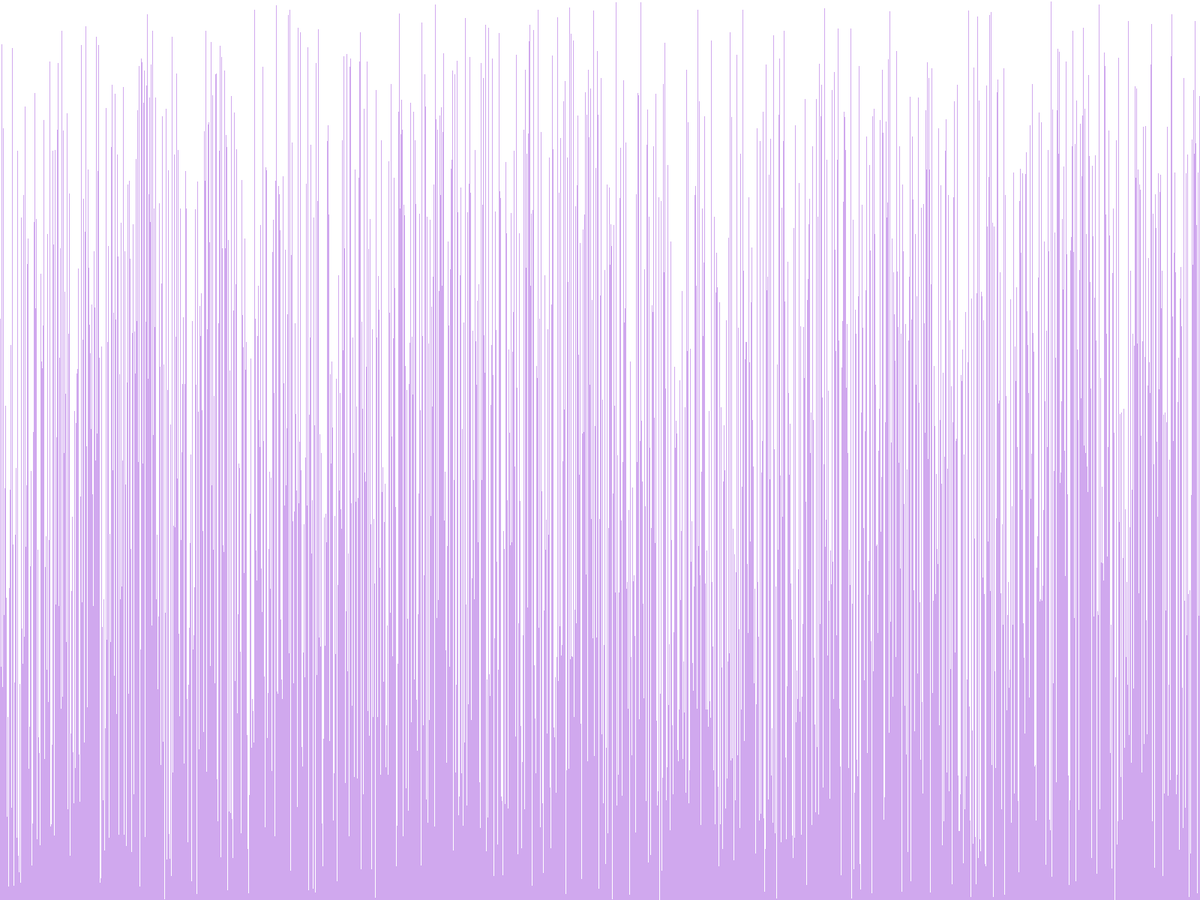
Frame 1 (no input)
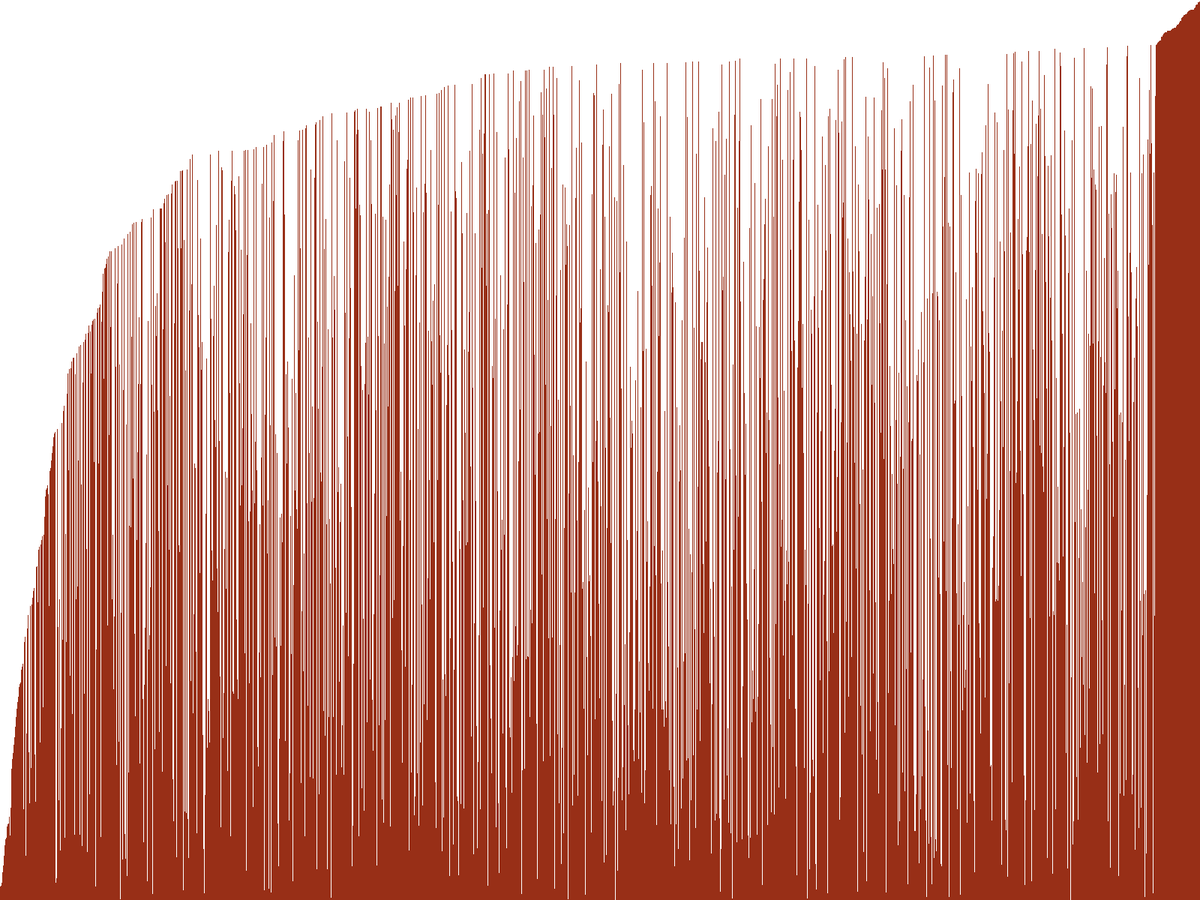
Frame 60 (the mouse pressed at the canvas centre just before this capture)
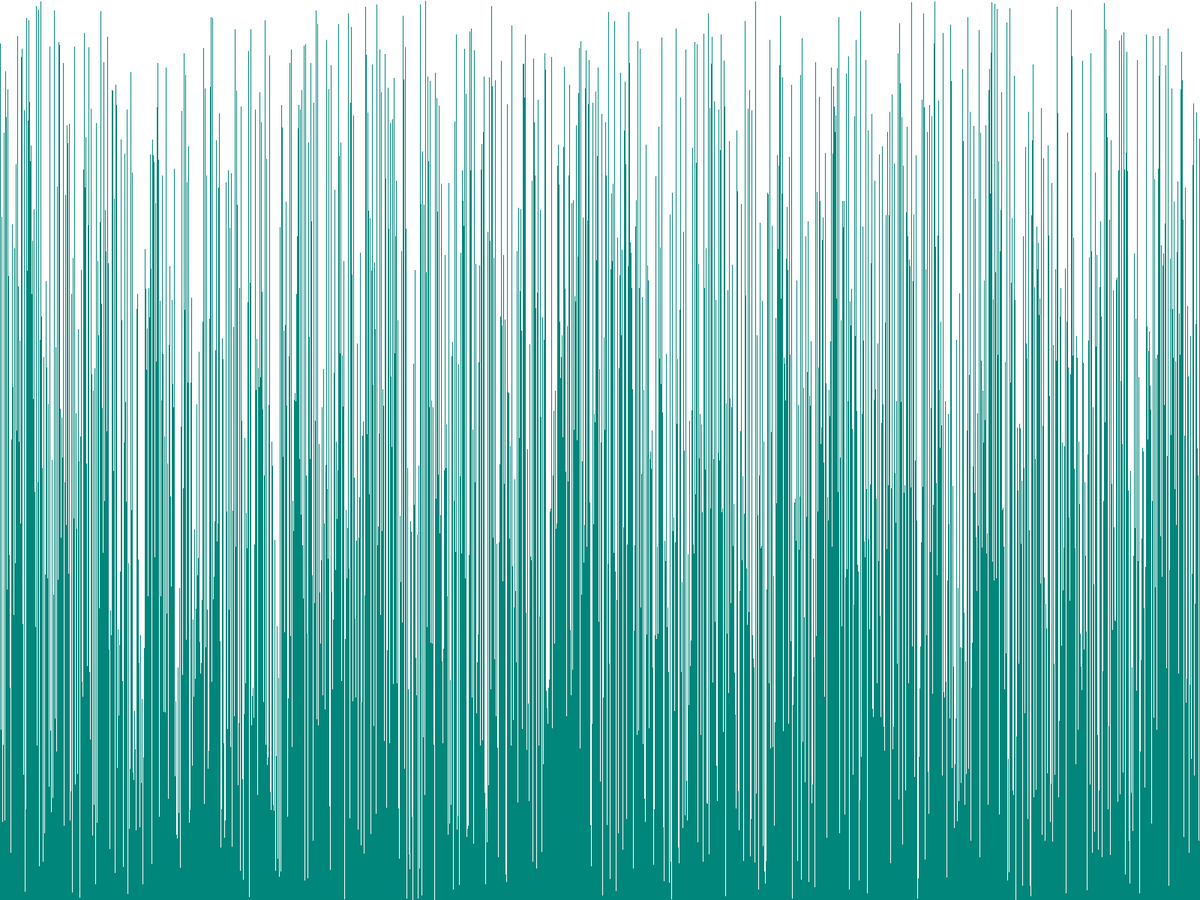
Frame 120 (the mouse held since frame 60 and released just before this capture)

The Processing sketch that drew these frames (run headless with seeded random() and noise(); from frame 60 on, the mouse is pressed at the canvas centre):

// Processing sketch: array_sorter
// ── array_sorter.pde
/* Paste the code into a new Processing sketch and complete the steps. */

//1. create an array of ints. don't initialize it yet.
int[] ints;
void setup() {
  //2. set the size of your window
  //  if you are using Processing 3, you cannot use variables
  fullScreen();
  //3. initialize your array with the built in width variable
  ints = new int[width];
  //4. initialize the ints in the array with random numbers
  //   from 0 to the built in height variable
  Randomize();
  //5. call the noStroke() method
  noStroke();
}

void draw() {
  //6. set the background color with background(r, g, b);
  background(255, 255, 255);
  //7. set the color for your graph
  fill(random(0, 255), random(0, 255), random(0, 255));
  //8. draw a rectangle for each int in your array.
  //   the x value will be the element of the int
  //   the y value will the height variable
  //   the width is 1
  //   the height is negative the value of the int at that element in the array
  
  for (int i = 0; i < ints.length; i++) {
    rect(i, height, 1, -ints[i]);
    //9. call the stepSort method
    
  }
  
  stepSort(ints);
  //10. extract the code that randomizes the array into a method.
  
  //11. call the method you made in step 10 when the mouse is pressed
  if(mousePressed) {
    Randomize();
  }
}

void stepSort(int[] arr) {
  for (int i = 1; i < arr.length; i++) {
    if (arr[i - 1] > arr[i]) {
      int t = arr[i];
      arr[i] = arr[i - 1];
      arr[i - 1] = t;
    }
  }
}
void Randomize () {
  for (int i = 0; i < width; i++) {
    ints[i] = (int) random(0, height);
  }
}
